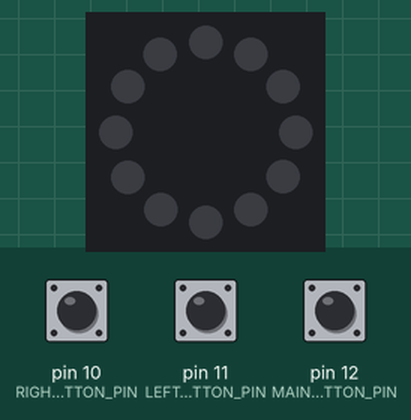
Bench run of a sketch on a simulated Arduino Uno, built with avr-gcc and run on an emulated ATmega328P. On the bench: 12 RGB LEDs in a ring, first at the top, clockwise. The test bench sets the inputs (shaded band); at power-on: pin 12 (MAIN_BUTTON_PIN) HIGH, pin 10 (RIGHT_BUTTON_PIN) LOW, pin 11 (LEFT_BUTTON_PIN) LOW. Dim RGB values are drawn brighter than linear; the local clock reads 2024-03-15 10:24:30 at power-on unless the sketch sets it.

Above: at 1.2 s.
1.3 s: pin 12 (MAIN_BUTTON_PIN) pulled LOW for 0.15 s
At 2.1 s:
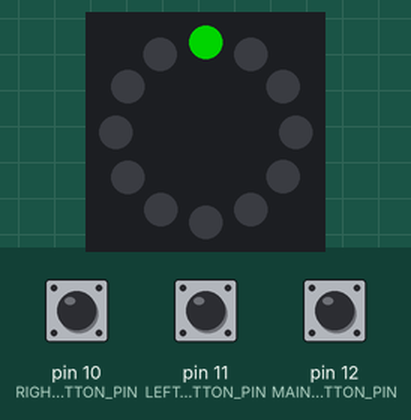
4.4 s: pin 12 (MAIN_BUTTON_PIN) pulled LOW for 1 s
8.4 s: pin 12 (MAIN_BUTTON_PIN) pulled LOW for 3.2 s
Timing chart, 0 to 11.4 s (numbered marks = the images above; inputs shaded):
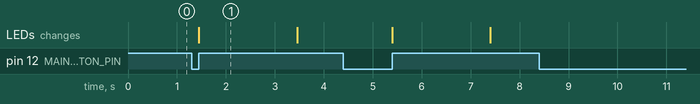

The sketch:

Future.ino
```cpp
// //Concepts to be implemented into the watch at some time in the future.


// //Flashlight; glow as bright as possible for 5 seconds
// void flashlight() {
//   ring.clear();
//   ring.fill(Adafruit_NeoPixel::Color(255, 255, 255));
//   ring.show();
//   delay(5000);
//   ring.clear();
//   ring.show();
// }

// //Anti-anxiety breathing pacer;
// void antiAnxiety() {
//   int timer = 0;
//   for (int i = 0; i < sizeof(leds); i++) { //fill the ring with indigo light over 4 seconds (breathe in during this)
//     ring.setPixelColor(leds[i], 75, 0, 130);
//     ring.show();
//     delay(50);//4000/(sizeof(leds)*1000)); //quick maffs
//   }
//   //  for(float i=0; i< 8; i+=0.1){        //hold your breath as the light shifts from purple to green
//   //    ring.fill();
//   //  }
//   ring.clear();
//   ring.show();

// }


// int scroller() {
//   //----State Detection------
//   int bUState = digitalRead(RIGHT_BUTTON_PIN);
//   int bDState = digitalRead(LEFT_BUTTON_PIN);
//   int bUStateL; // "L" for "Last"
//   int bDStateL;


//   int counter = 0;
//   int timeLeft = millis() + 2000;
//   while (millis() <= timeLeft) {                  //Once the scroll function is run, wait 2 seconds after the button is pressed to invoke the indexed function
//     bUState = digitalRead(RIGHT_BUTTON_PIN);
//     bDState = digitalRead(LEFT_BUTTON_PIN);
//     if (bUState != bUStateL) {
//       counter++;
//       ring.setPixelColor((counter - 1), 0, 128, 0); //set indexed pixel to green
//       ring.show();
//       timeLeft = millis() + 2000; //if the button is pressed again, reset the 2-second counter and start again
//       bUState = digitalRead(RIGHT_BUTTON_PIN);
//       //      break;
//     }
//     else if (bDState != bDStateL) { //same logic as above
//       counter--;
//       ring.setPixelColor((counter - 1), 0, 0, 0); //turn indexed pixel off
//       ring.show();
//       timeLeft = millis() + 2000;
//       bDState = digitalRead(LEFT_BUTTON_PIN);
//       //      break;
//     }
//     //more state detection
//     bUStateL = bUState;
//     bDStateL = bDState;
//   }
//   ring.clear();
//   ring.show();
//   return counter;
// }


// //while(millis() <= millis()+5000)
```

Azmuth.h
```cpp
#ifndef AZMUTH_H
#define AZMUTH_H

#include "RTClib.h"
#include "Adafruit_NeoPixel.h"
#include "JC_Button.h"

extern RTC_DS3231 rtc;
extern Adafruit_NeoPixel ring;
extern Button buttonMain;
extern Button buttonLeft;
extern Button buttonRight;

extern const byte RING_PIN;
extern const byte LED_COUNT;
extern const byte MAIN_BUTTON_PIN;
extern const byte LEFT_BUTTON_PIN;
extern const byte RIGHT_BUTTON_PIN;

#endif
```

Modes.h
```cpp
#ifndef MODES_H
#define MODES_H

void showTime();
void flashlight();
void antiAnxiety();

#endif
```

Azmuth.cpp
```cpp
// Version 0.0.1
// @author Ainsel

#include <Arduino.h>

#include "Wire.h"
#include "RTClib.h"
#include "Adafruit_NeoPixel.h"
#include "JC_Button.h"

#include "Azmuth.h"
#include "Modes.h"

int scroller();

//========Pin Definitions=========
const byte RING_PIN = 6;
const byte LED_COUNT = 12;
const byte MAIN_BUTTON_PIN = 12;
const byte LEFT_BUTTON_PIN = 11;
const byte RIGHT_BUTTON_PIN = 10;
const byte MODE_COUNT = 3;

Adafruit_NeoPixel ring(LED_COUNT, RING_PIN);

Button buttonMain(MAIN_BUTTON_PIN, 25, true, false); //Defining a Button object for the main "activation" button. Params: Pin to read from, debounce time = 25ms, deactivate internal pullup resistor, and consider a HIGH state as active.
Button buttonRight(RIGHT_BUTTON_PIN, 25, false, false);
Button buttonLeft(LEFT_BUTTON_PIN, 25, false, false);

void (*Modes[MODE_COUNT])() = {showTime, flashlight, antiAnxiety}; //Each mode for the watch is defined in a function; this array contains pointers to each of them, allowing them to be called by index like this: Modes[i]()


/*This function handles the control buttons.*/
int scroller() {
  int counter = 0;
  unsigned long time;
  unsigned long timeLeft = millis() + 2000;
  time = millis();
  while (time < timeLeft){
    // buttonMain.read();
    buttonLeft.read();
    buttonRight.read();
      if (buttonLeft.wasPressed()) { //Checking if either of the side buttons were pressed
        counter++;
        ring.setPixelColor((counter % LED_COUNT) -1 , 0, 128, 0);
        ring.show();
        timeLeft = millis()+2000;
      }
/*Note for future me: Buttons are wired properly and function in basic loop(); problem isolated to within the scroller() function*/
      else if (buttonRight.wasPressed()) {
        ring.setPixelColor((counter % LED_COUNT)-1, 0, 0, 0);
        counter--;
        Serial.print("[Scroller] counter = ");
        Serial.println(counter);
        Serial.println("[Scroller] counter mod = ");
        Serial.println(counter % MODE_COUNT);
        ring.show();
        timeLeft = millis()+2000;
      }
      else  {
        time = millis();
      }
  }
  ring.clear();
  ring.show();
  return counter % MODE_COUNT;
}

void setup() {
  pinMode(RING_PIN, OUTPUT);

  buttonMain.begin();
  buttonRight.begin();
  buttonLeft.begin();
  Serial.begin(9600);
  rtc.begin();
  ring.begin();
  ring.show();

}


void loop() {
  //Incrementing the buttons states
  buttonMain.read();
  buttonRight.read();
  buttonLeft.read();
  if(buttonMain.wasPressed()){
    ring.setPixelColor(0, 0, 128, 0); //debugging; set top pixel to green
    ring.show();
    int counter = scroller();
    Modes[counter](); //Using the int returned from scroller() as the index for the array of modes to choose which one to activate
    ring.clear();
    ring.show();
  }
}

//made with caffeine and stubbornness
```

Modes.cpp
```cpp
#include "Modes.h"
#include "Azmuth.h"

/* showTime() : The actual "watch" mode for the watch.
* The LED ring's 12 segments act as an analog watch's increments.
* The LEDcorresponding to the hour turns red, and the minute's turns blue.
* (If both are in the same block,that LED turns purple.)
* */
void showTime() {
  DateTime now = rtc.now();  //Prepare a DateTime object to read the current time from the RTC

  byte minute = int(floor(now.minute() / 5));
  byte hour = int(now.hour() % 12 );

  if (minute == hour) {
    ring.setPixelColor(hour, 128, 0, 128); //If the hour and minute are in the same LED block, set that LED to purple.
  }
  else {
    ring.setPixelColor(minute, 128, 0, 0); //set 5minute LED to red
    ring.setPixelColor(hour, 0, 0 , 128); //set hour LED to blue
  }
  ring.show();

  unsigned long currentTime = millis();
  unsigned long previousTime = currentTime;
  unsigned int interval = 5000;
  while ((currentTime - previousTime >= interval) || (!buttonMain.isPressed())) { //
    currentTime = millis();
  }

  ring.clear(); //clear the display for the next functiosn.
  ring.show();
}


/* flashlight(): Makes all LEDs glow bright white for 5 seconds.
 * */
void flashlight() {
  ring.clear();
  ring.fill(Adafruit_NeoPixel::Color(255, 255, 255));
  ring.show();
  delay(5000);
  ring.clear();
  ring.show();
}


/* antiAnxiety(): A breathing pacer.
 * The display will slowly begin to brighten, stay constant for 5 seconds, and then fade back down for 8.
 * The idea is to sync your breathing to the LEDs, following the 5-7-8 method of calming a panic.
 * TODO: find a better way to activate this mode than having to search for it in the "list".
 * */
void antiAnxiety() {
  for (int i = 0; i < LED_COUNT; i++) { //fill the ring with indigo light over 4 seconds (breathe in during this)
      ring.setPixelColor(i, 75, 0, 130);
      ring.show();
      delay(4000/(LED_COUNT*1000)); //quick maffs
  }
  //  for(float i=0; i< 8; i+=0.1){        //hold your breath as the light shifts from purple to green
  //    ring.fill();
  //  }
  ring.clear();
  ring.show();

}
```

Measured:
- after the input at 1.3 s, the LEDs: change after 0.15 s (image 1)
- what the display in image 1 shows lasts 2.0 s, from 1.5 s to 3.5 s
